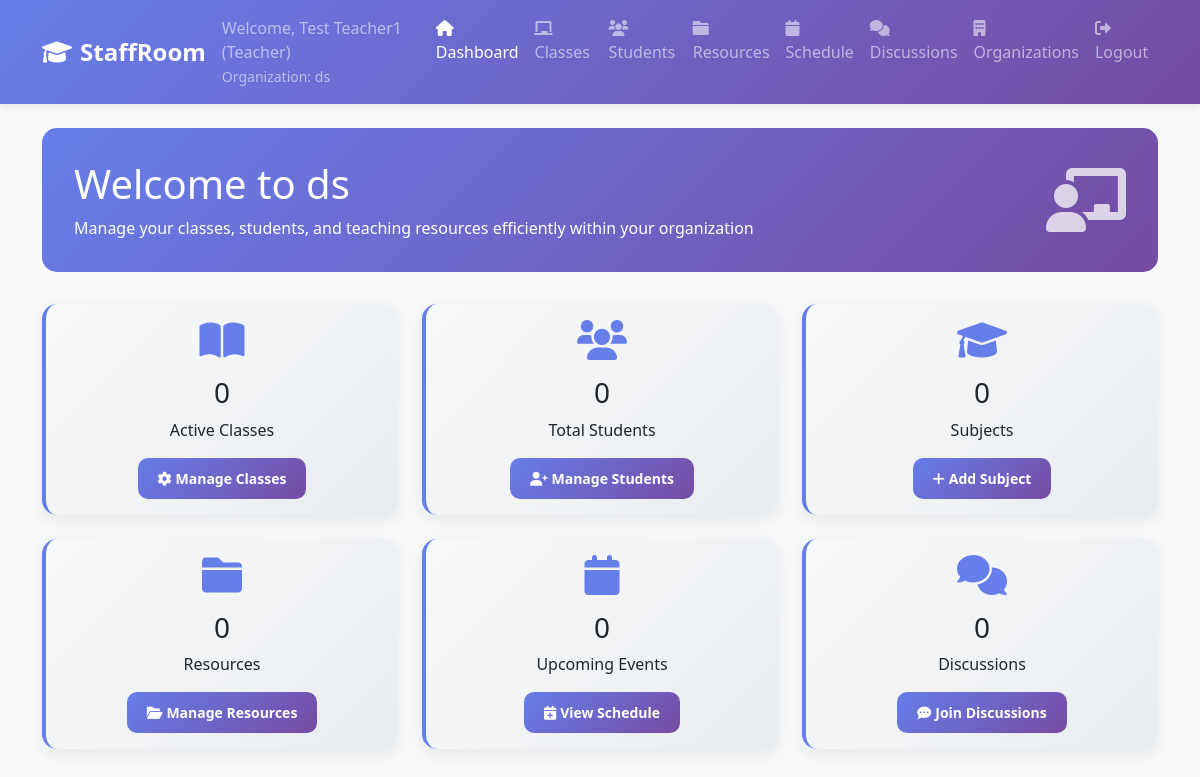
Before: /dashboard (signed in) with the older database file.
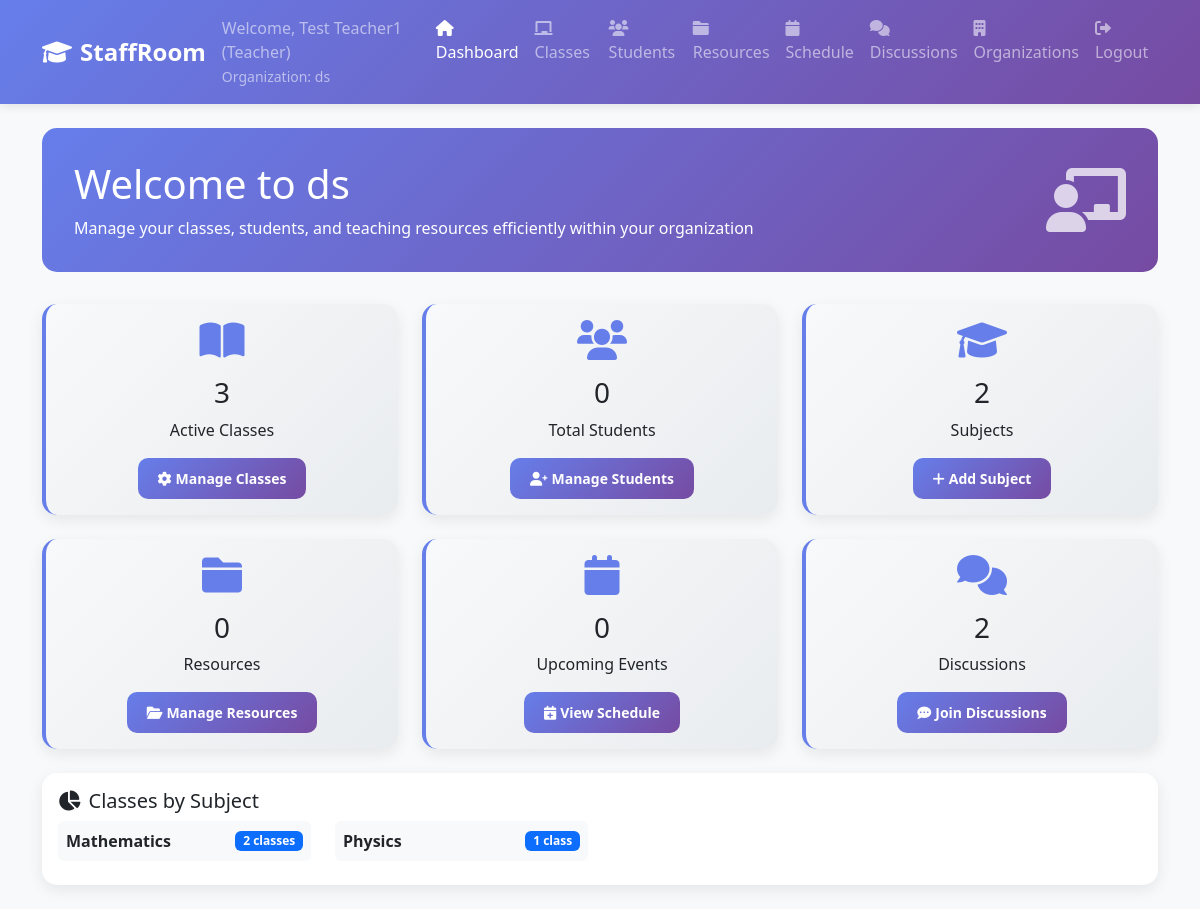
After: the same page with the newer database file.
### tables this page shows
CREATE TABLE users (
                id INTEGER PRIMARY KEY AUTOINCREMENT,
                username TEXT UNIQUE NOT NULL,
                email TEXT UNIQUE NOT NULL,
                password_hash TEXT NOT NULL,
                first_name TEXT NOT NULL,
                last_name TEXT NOT NULL,
                user_type TEXT NOT NULL CHECK (user_type IN ('teacher', 'student', 'admin')),
                created_at TIMESTAMP DEFAULT CURRENT_TIMESTAMP,
                is_active BOOLEAN DEFAULT 1
            , phone_number TEXT, profile_photo_path TEXT, bio TEXT, grade INTEGER);

CREATE TABLE classes (
                id INTEGER PRIMARY KEY AUTOINCREMENT,
                name TEXT NOT NULL,
                description TEXT,
                subject_id INTEGER NOT NULL,
                grade_level INTEGER NOT NULL CHECK (grade_level BETWEEN 1 AND 12),
                teacher_id INTEGER NOT NULL,
                created_at TIMESTAMP DEFAULT CURRENT_TIMESTAMP, organization_id INTEGER,
                FOREIGN KEY (subject_id) REFERENCES subjects (id),
                FOREIGN KEY (teacher_id) REFERENCES users (id)
            );

CREATE TABLE subjects (
                id INTEGER PRIMARY KEY AUTOINCREMENT,
                name TEXT UNIQUE NOT NULL,
                description TEXT,
                is_custom BOOLEAN DEFAULT 0,
                created_by INTEGER,
                created_at TIMESTAMP DEFAULT CURRENT_TIMESTAMP,
                FOREIGN KEY (created_by) REFERENCES users (id)
            );

### web_app.py (the view)
    def decorated_function(*args, **kwargs):
        if 'user_id' not in session:
            return redirect(url_for('login'))
        user_organizations = db.get_user_organizations(session['user_id'])
        if not user_organizations:
            flash('You must join an organization to access this feature.', 'warning')
            return redirect(url_for('organizations'))
        return f(*args, **kwargs)

### web_app.py (called while the page is built)
def require_organization_access(f):
    def decorated_function(*args, **kwargs):
        if 'user_id' not in session:
            return redirect(url_for('login'))
        user_organizations = db.get_user_organizations(session['user_id'])
        if not user_organizations:
            flash('You must join an organization to access this feature.', 'warning')
            return redirect(url_for('organizations'))
        return f(*args, **kwargs)
    decorated_function.__name__ = f.__name__
    return decorated_function

    def get_connection(self):
        if self.db_path.startswith('postgresql://'):
            import psycopg2
            from psycopg2.extras import RealDictCursor
            conn = psycopg2.connect(self.db_path, cursor_factory=RealDictCursor)
        else:
            db_file = self.db_path.replace('sqlite:///', '')
            conn = sqlite3.connect(db_file)
            conn.row_factory = sqlite3.Row
        return conn

### templates/dashboard.html (shortened to what the changed rows need)
{% extends "common/base.html" %}
{% block content %}
        <div class="welcome-section">
            <div class="row align-items-center">
                <div class="col-md-8">
                    <h1 class="mb-2">Welcome to {{ stats.organization_name }}</h1>
                </div>
            </div>
        </div>
        <div class="row mb-4">
            {% if user_type == 'teacher' %}
                <div class="col-md-4">
                    <div class="card stats-card h-100">
                        <div class="card-body text-center">
                            <i class="fas fa-book-open card-icon"></i>
                            <h3>{{ stats.classes }}</h3>
                            <p class="mb-3">Active Classes</p>
                            <a href="{{ url_for('classes') }}" class="btn btn-primary btn-sm">
                                <i class="fas fa-cog me-1"></i>Manage Classes
                            </a>
                        </div>
                    </div>
                </div>
                <div class="col-md-4">
                    <div class="card stats-card h-100">
                        <div class="card-body text-center">
                            <i class="fas fa-users card-icon"></i>
                            <h3>{{ stats.total_students }}</h3>
                            <p class="mb-3">Total Students</p>
                            <a href="{{ url_for('students') }}" class="btn btn-primary btn-sm">
                                <i class="fas fa-user-plus me-1"></i>Manage Students
                            </a>
                        </div>
                    </div>
                </div>
                <div class="col-md-4">
                    <div class="card stats-card h-100">
                        <div class="card-body text-center">
                            <i class="fas fa-graduation-cap card-icon"></i>
                            <h3>{{ stats.subjects }}</h3>
                            <p class="mb-3">Subjects</p>
                            <a href="{{ url_for('classes') }}" class="btn btn-primary btn-sm">
                                <i class="fas fa-plus me-1"></i>Add Subject
                            </a>
                        </div>
                    </div>
                </div>
            {% endif %}
        </div>
        <div class="row mb-4">
            <div class="col-md-4">
                <div class="card stats-card h-100">
                    <div class="card-body text-center">
                        <i class="fas fa-comments card-icon"></i>
                        <h3>{{ stats.discussions or 0 }}</h3>
                        <p class="mb-3">Discussions</p>
                        <a href="{{ url_for('discussions') }}" class="btn btn-primary btn-sm">
                            <i class="fas fa-comment-dots me-1"></i>Join Discussions
                        </a>
                    </div>
                </div>
            </div>
        </div>
        {% if user_type == 'teacher' and stats.subject_breakdown %}
        <div class="row mb-4">
            <div class="col-12">
                <div class="card">
                    <div class="card-body">
                        <h5 class="card-title">
                            <i class="fas fa-chart-pie me-2"></i>Classes by Subject
                        </h5>
                        <div class="row">
                            {% for subject, count in stats.subject_breakdown.items() %}
                            <div class="col-md-3 col-sm-6 mb-2">
                                <div class="d-flex justify-content-between align-items-center p-2 bg-light rounded">
                                    <span class="fw-bold">{{ subject }}</span>
                                    <span class="badge bg-primary">{{ count }} class{{ 'es' if count > 1 else '' }}</span>
                                </div>
                            </div>
                            {% endfor %}
                        </div>
                    </div>
                </div>
            </div>
        </div>
        {% endif %}
{% endblock %}

### templates/common/header.html
<nav class="navbar navbar-expand-lg navbar-dark">
    <div class="container">
        <a class="navbar-brand" href="{{ url_for('dashboard') }}">
            <i class="fas fa-graduation-cap me-2"></i>StaffRoom
        </a>
        <div class="navbar-nav ms-auto">
            <span class="navbar-text me-3">
                Welcome, {{ session.first_name }} {{ session.last_name }} ({{ session.user_type.title() }})
                {% if session.current_org_id %}
                <br><small>Organization: {{ session.current_org_name or 'Unknown' }}</small>
                {% endif %}
            </span>
            <a class="nav-link {% if request.endpoint == 'dashboard' %}active{% endif %}" href="{{ url_for('dashboard') }}">
                <i class="fas fa-home me-1"></i>Dashboard
            </a>
            <a class="nav-link {% if request.endpoint == 'classes' %}active{% endif %}" href="{{ url_for('classes') }}">
                <i class="fas fa-chalkboard me-1"></i>Classes
            </a>
            <a class="nav-link {% if request.endpoint == 'students' %}active{% endif %}" href="{{ url_for('students') }}">
                <i class="fas fa-users me-1"></i>Students
            </a>
            <a class="nav-link {% if request.endpoint == 'resources' %}active{% endif %}" href="{{ url_for('resources') }}">
                <i class="fas fa-folder me-1"></i>Resources
            </a>
            <a class="nav-link {% if request.endpoint == 'schedule' %}active{% endif %}" href="{{ url_for('schedule') }}">
                <i class="fas fa-calendar me-1"></i>Schedule
            </a>
            <a class="nav-link {% if request.endpoint == 'discussions' or request.endpoint == 'global_discussions' %}active{% endif %}" href="{{ url_for('discussions') }}">
                <i class="fas fa-comments me-1"></i>Discussions
            </a>
            <a class="nav-link {% if request.endpoint == 'organizations' %}active{% endif %}" href="{{ url_for('organizations') }}">
                <i class="fas fa-building me-1"></i>Organizations
            </a>
            <a class="nav-link" href="{{ url_for('logout') }}">
                <i class="fas fa-sign-out-alt me-1"></i>Logout
            </a>
        </div>
    </div>
</nav>

Changed rows visible on the page:
now on this page (row edited): users: first_name "Test", last_name "Teacher1"
added classes: name "Mathematics", teacher "2", value "es"
added classes: name "Physics", count "1"
Other visible differences:
{{ stats.classes }}: "0" → "3"
{{ stats.subjects }}: "0" → "2"
{{ stats.discussions or 0 }}: "0" → "2"
{{ session.first_name }}: "Test" → (not shown)
{{ session.last_name }}: "Teacher1" → (not shown)
text now shown: "Classes by Subject"
